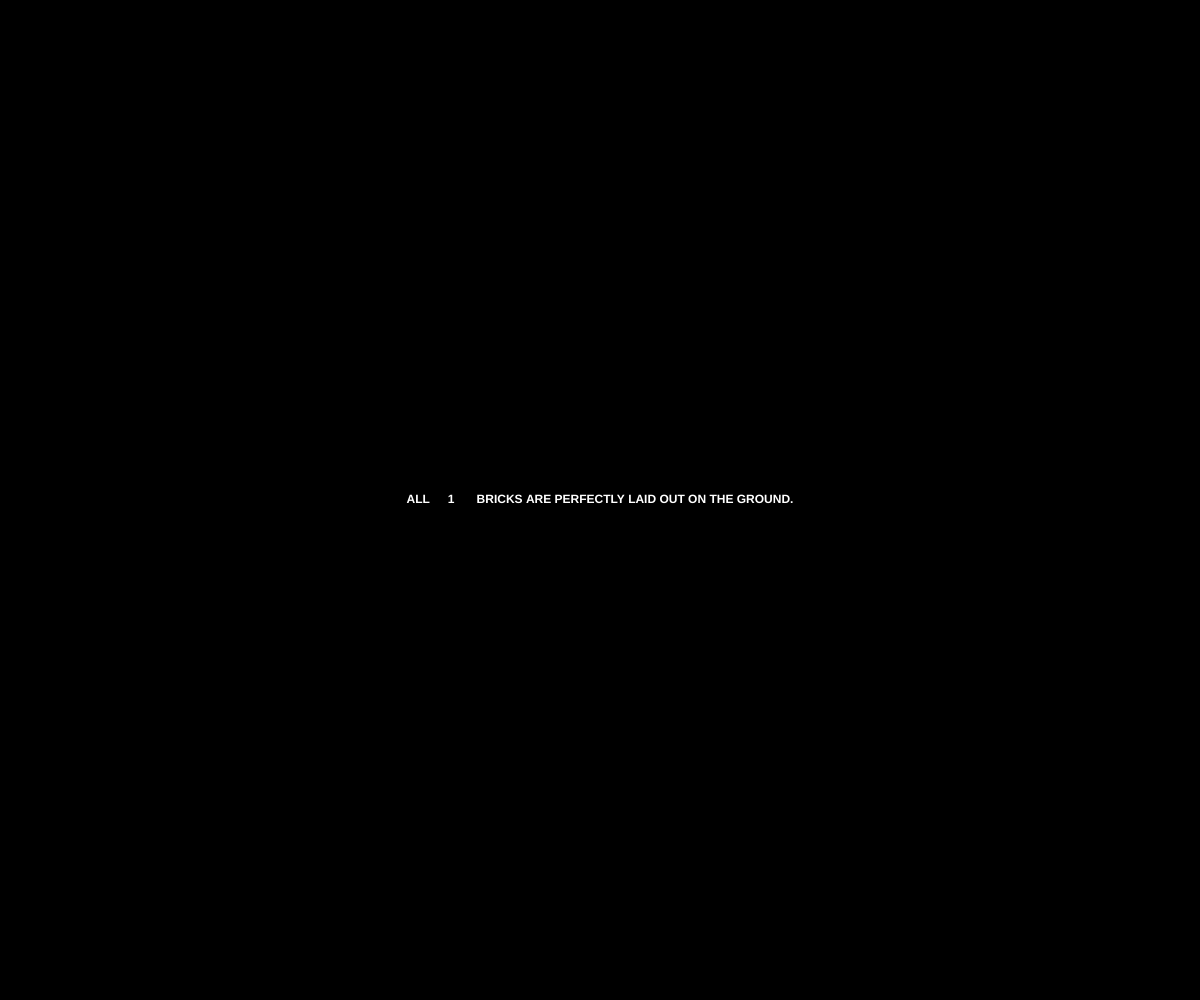
Frame 1 (no input)
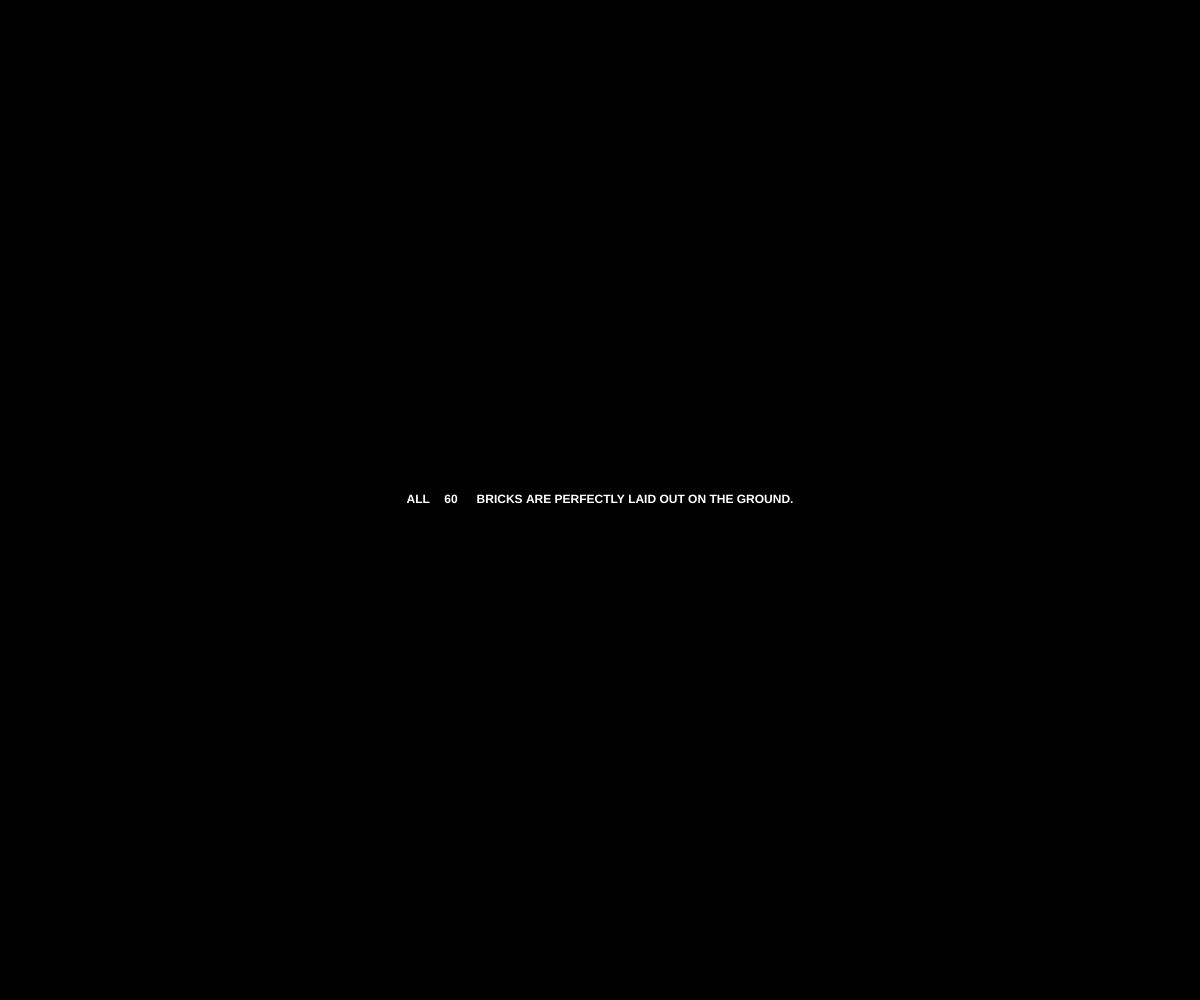
Frame 60 (no input)
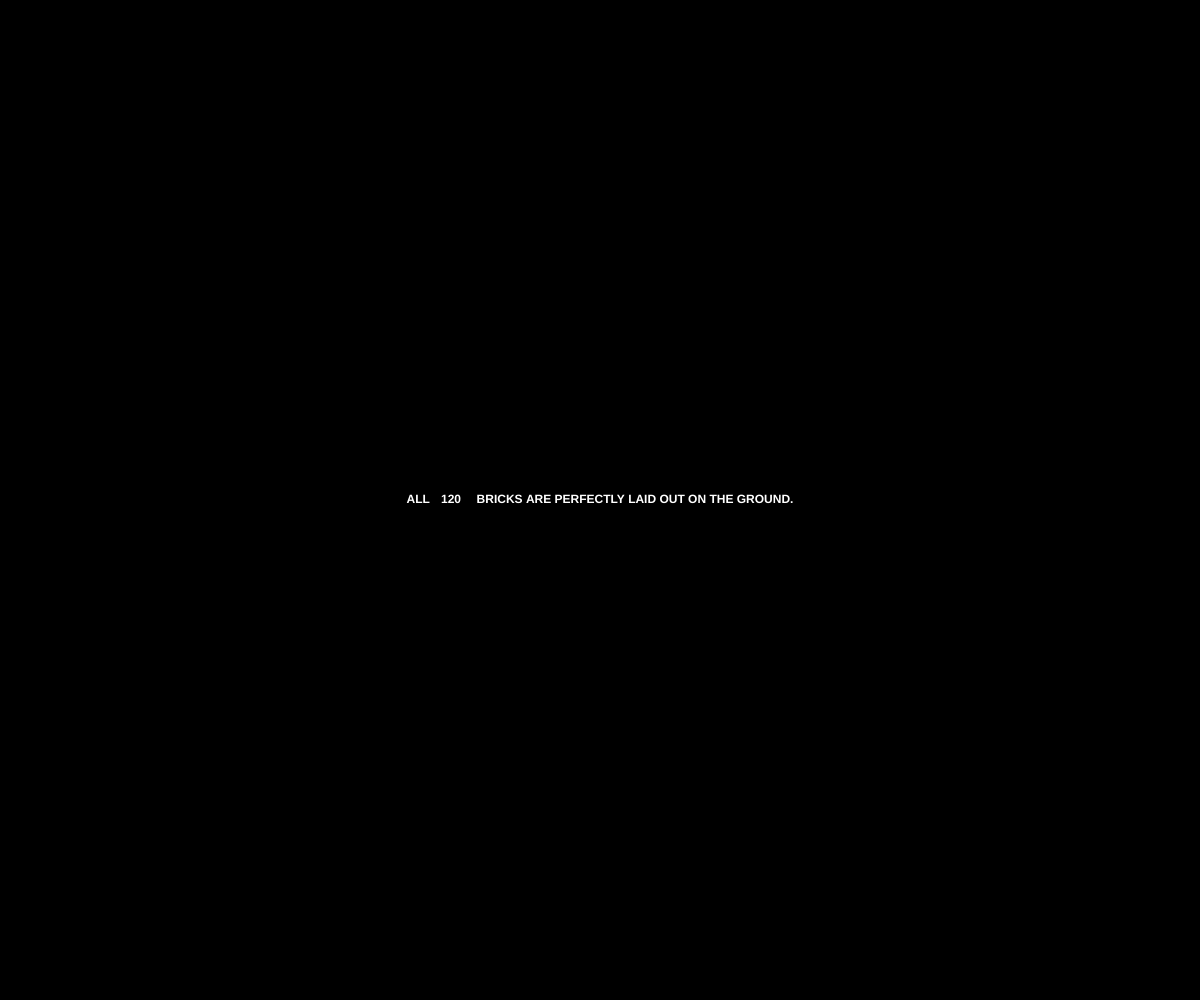
Frame 120 (the mouse pressed at the canvas centre since frame 60)

The p5.js sketch that drew these frames (run headless with seeded random() and noise() and a simulated clock; from frame 60 on, the mouse is pressed at the canvas centre):

// p5.js sketch
// ── sketch.js
/*
p3   all three hundurd and thirty three bricks are perfectly layed out:
	[counting to three hundurd and thirty three]
	
*/

let a=1
var num

function setup() {
	createCanvas(window.innerWidth, window.innerHeight)
	background(0)
    
}


function draw() {
	
	createCanvas(window.innerWidth, window.innerHeight)
	background(0)
	fill(255)
	textAlign(CENTER,CENTER)
	textStyle(BOLD)
	text("ALL 						 BRICKS ARE PERFECTLY LAID OUT ON THE GROUND.",width/2, height/2,)

	frameRate(30)

	num = int(0)+a 
	text(num,width/2-149,height/2)

	a++

	if(a==3334){
		a=1
		nextpage()
	}


}



function nextpage(){
	txt = createDiv('');
    var txt = createDiv("<a href='../becoming/index.html'style='color: white'target='_self'>NextPage-------></a>");
    txt.position(20,20);
    txt.style('font-size', "15px")
    txt.style('font-family', "monospace")
    txt.style('font-style', "Bold")
}
